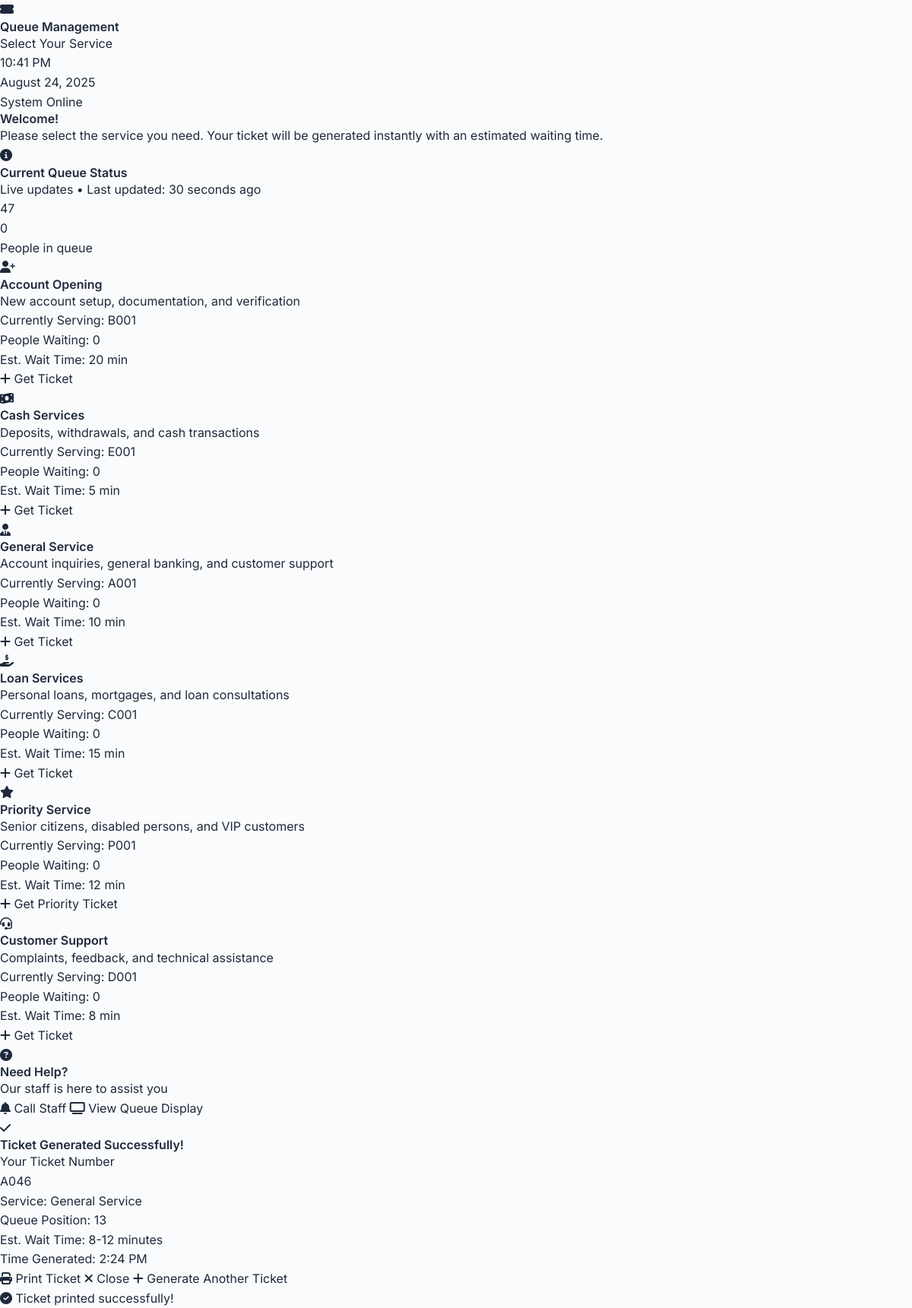
The page /pages/customer_ticket_generation.php on the database its author committed.
### tables this page shows
CREATE TABLE services (
    id INT AUTO_INCREMENT PRIMARY KEY,
    name VARCHAR(100) NOT NULL,
    display_name VARCHAR(100) NOT NULL,
    description TEXT,
    prefix CHAR(1) UNIQUE NOT NULL,  
    estimated_duration INT DEFAULT 10,  
    is_priority BOOLEAN DEFAULT FALSE,
    status ENUM('active', 'inactive') DEFAULT 'active',
    icon_class VARCHAR(50),  
    color_scheme VARCHAR(20),
    created_at TIMESTAMP DEFAULT CURRENT_TIMESTAMP,
    updated_at TIMESTAMP DEFAULT CURRENT_TIMESTAMP ON UPDATE CURRENT_TIMESTAMP
);

### models/Service.php (called while the page is built, shortened)
<?php
class Service {
    private $conn;
    private $table_name = "services";
    public function __construct($db) {
        $this->conn = $db;
    }
    public function get_queue_status() {
        $query = "SELECT s.*, qs.current_serving_number, qs.total_waiting, qs.average_wait_time,
                  COUNT(t.id) as current_queue_count
                  FROM " . $this->table_name . " s
                  LEFT JOIN queue_status qs ON s.id = qs.service_id
                  LEFT JOIN tickets t ON s.id = t.service_id AND t.status = 'waiting'
                  WHERE s.status = 'active'
                  GROUP BY s.id
                  ORDER BY s.name";
        $stmt = $this->conn->prepare($query);
        $stmt->execute();
        return $stmt;
    }
}
?>

### pages/customer_ticket_generation.php (the view, shortened to what this page needs)
<?php
require_once '../models/Service.php';
$database = new Database();
$db = $database->getConnection();
$service = new Service($db);
$services_result = $service->get_queue_status();
$services_data = [];
while ($row = $services_result->fetch()) {
    $services_data[] = $row;
}
$total_queue_query = "SELECT COUNT(*) as total FROM tickets WHERE status = 'waiting'";
$total_queue_stmt = $db->prepare($total_queue_query);
$total_queue_stmt->execute();
$total_in_queue = $total_queue_stmt->fetch()['total'];
?>
<!DOCTYPE html>
<html lang="en">
<head>
    <link rel="stylesheet" href="../css/main.css" />
    <link rel="stylesheet" href="https://cdnjs.cloudflare.com/ajax/libs/font-awesome/6.4.0/css/all.min.css" />
</head>
<body class="bg-background min-h-screen">
    <header class="bg-surface shadow-base border-b border-secondary-200 sticky top-0 z-50">
        <div class="px-6 py-4">
            <div class="flex items-center justify-between">
                <div class="flex items-center space-x-3">
                    <div class="w-12 h-12 bg-primary rounded-lg flex items-center justify-center">
                        <i class="fas fa-ticket-alt text-white text-xl"></i>
                    </div>
                    <div>
                        <h1 class="text-2xl font-semibold text-text-primary">Queue Management</h1>
                        <p class="text-sm text-secondary-500">Select Your Service</p>
                    </div>
                </div>
                <div class="flex items-center space-x-4">
                    <div class="text-right">
                        <p class="text-lg font-semibold text-text-primary" id="currentTime">2:24 PM</p>
                        <p class="text-sm text-secondary-500">August 24, 2025</p>
                    </div>
                    <div class="flex items-center space-x-2">
                        <span class="text-sm text-success font-medium">System Online</span>
                    </div>
                </div>
            </div>
        </div>
    </header>
    <main class="container mx-auto px-6 py-8">
        <div class="text-center mb-8">
            <h2 class="text-4xl font-semibold text-text-primary mb-4">Welcome!</h2>
            <p class="text-xl text-secondary-600 max-w-2xl mx-auto">Please select the service you need. Your ticket will be generated instantly with an estimated waiting time.</p>
        </div>
        <div class="bg-primary-50 rounded-lg p-6 mb-8 border border-primary-100">
            <div class="flex items-center justify-between">
                <div class="flex items-center space-x-3">
                    <div class="w-12 h-12 bg-primary rounded-lg flex items-center justify-center">
                        <i class="fas fa-info-circle text-white text-xl"></i>
                    </div>
                    <div>
                        <h3 class="text-lg font-semibold text-primary">Current Queue Status</h3>
                        <p class="text-sm text-primary-600">Live updates • Last updated: 30 seconds ago</p>
                    </div>
                </div>
                <div class="text-right">
                    <p class="text-2xl font-semibold text-primary">47</p>
                    <p class="text-2xl font-semibold text-primary"><?php echo $total_in_queue; ?></p>
                    <p class="text-sm text-primary-600">People in queue</p>
                </div>
            </div>
        </div>
        <div class="grid grid-cols-1 md:grid-cols-2 lg:grid-cols-3 gap-6 mb-8">
            <?php foreach ($services_data as $service_item): ?>
                <div class="card p-8 hover:shadow-lg transition-smooth cursor-pointer touch-target" onclick="selectService(<?php echo $service_item['id']; ?>, '<?php echo $service_item['prefix']; ?>')">
                    <div class="text-center">
                        <div class="w-20 h-20 bg-primary-100 rounded-full flex items-center justify-center mx-auto mb-4">
                            <i class="<?php echo $service_item['icon_class'] ?? 'fas fa-cog'; ?> text-primary text-3xl"></i>
                        </div>
                        <h3 class="text-2xl font-semibold text-text-primary mb-2"><?php echo htmlspecialchars($service_item['display_name']); ?></h3>
                        <p class="text-secondary-600 mb-4"><?php echo htmlspecialchars($service_item['description'] ?? 'Service description'); ?></p>
                        <div class="bg-secondary-50 rounded-lg p-4 mb-4">
                            <div class="flex justify-between items-center mb-2">
                                <span class="text-sm text-secondary-600">Currently Serving:</span>
                                <span class="text-lg font-semibold text-primary"><?php echo $service_item['current_serving_number'] ?? '---'; ?></span>
                            </div>
                            <div class="flex justify-between items-center mb-2">
                                <span class="text-sm text-secondary-600">People Waiting:</span>
                                <span class="text-lg font-semibold text-warning"><?php echo $service_item['current_queue_count'] ?? 0; ?></span>
                            </div>
                            <div class="flex justify-between items-center">
                                <span class="text-sm text-secondary-600">Est. Wait Time:</span>
                                <span class="text-lg font-semibold text-success"><?php echo $service_item['average_wait_time'] ?? $service_item['estimated_duration']; ?> min</span>
                            </div>
                        </div>
                        <button class="w-full btn btn-primary text-lg py-4">
                            <i class="fas fa-plus mr-2"></i>
                            <?php echo $service_item['is_priority'] ? 'Get Priority Ticket' : 'Get Ticket'; ?>
                        </button>
                    </div>
                </div>
            <?php endforeach; ?>
        </div>
        <div class="bg-surface rounded-lg p-6 shadow-base">
            <div class="flex items-center justify-between">
                <div class="flex items-center space-x-4">
                    <div class="w-12 h-12 bg-secondary-100 rounded-lg flex items-center justify-center">
                        <i class="fas fa-question-circle text-secondary-600 text-xl"></i>
                    </div>
                    <div>
                        <h3 class="text-lg font-semibold text-text-primary">Need Help?</h3>
                        <p class="text-secondary-600">Our staff is here to assist you</p>
                    </div>
                </div>
                <div class="flex space-x-3">
                    <button class="btn btn-secondary" onclick="callStaff()">
                        <i class="fas fa-bell mr-2"></i>
                        Call Staff
                    </button>
                    <button class="btn btn-secondary" onclick="window.location.href='queue_display_screen.html'">
                        <i class="fas fa-tv mr-2"></i>
                        View Queue Display
                    </button>
                </div>
            </div>
        </div>
    </main>
    <div id="ticketModal" class="fixed inset-0 bg-black bg-opacity-50 z-50 hidden flex items-center justify-center p-4">
        <div class="bg-surface rounded-lg max-w-md w-full p-8 text-center">
            <div class="w-20 h-20 bg-success-100 rounded-full flex items-center justify-center mx-auto mb-6">
                <i class="fas fa-check text-success text-3xl"></i>
            </div>
            <h3 class="text-2xl font-semibold text-text-primary mb-4">Ticket Generated Successfully!</h3>
            <div class="bg-primary-50 rounded-lg p-6 mb-6 border-2 border-dashed border-primary">
                <p class="text-sm text-secondary-600 mb-2">Your Ticket Number</p>
                <p class="text-4xl font-semibold text-primary mb-4" id="ticketNumber">A046</p>
                <div class="space-y-2">
                    <div class="flex justify-between">
                        <span class="text-sm text-secondary-600">Service:</span>
                        <span class="text-sm font-medium text-text-primary" id="serviceName">General Service</span>
                    </div>
                    <div class="flex justify-between">
                        <span class="text-sm text-secondary-600">Queue Position:</span>
                        <span class="text-sm font-medium text-text-primary" id="queuePosition">13</span>
                    </div>
                    <div class="flex justify-between">
                        <span class="text-sm text-secondary-600">Est. Wait Time:</span>
                        <span class="text-sm font-medium text-success" id="waitTime">8-12 minutes</span>
                    </div>
                    <div class="flex justify-between">
                        <span class="text-sm text-secondary-600">Time Generated:</span>
                        <span class="text-sm font-medium text-text-primary" id="generatedTime">2:24 PM</span>
                    </div>
                </div>
            </div>
            <div class="space-y-3">
                <button class="w-full btn btn-primary" onclick="printTicket()">
                    <i class="fas fa-print mr-2"></i>
                    Print Ticket
                </button>
                <button class="w-full btn btn-secondary" onclick="closeModal()">
                    <i class="fas fa-times mr-2"></i>
                    Close
                </button>
                <button class="w-full btn btn-secondary" onclick="generateAnother()">
                    <i class="fas fa-plus mr-2"></i>
                    Generate Another Ticket
                </button>
            </div>
        </div>
    </div>
    <div id="successToast" class="fixed top-4 right-4 bg-success text-white px-6 py-4 rounded-lg shadow-lg z-50 hidden">
        <div class="flex items-center space-x-3">
            <i class="fas fa-check-circle"></i>
            <span>Ticket printed successfully!</span>
        </div>
    </div>
</body>
</html>

### css/main.css (style rules this page uses)
html, :host { line-height: 1.5; -webkit-text-size-adjust: 100%; -moz-tab-size: 4; -o-tab-size: 4; tab-size: 4; font-family: Inter, sans-serif; font-feature-settings: normal; font-variation-settings: normal; -webkit-tap-highlight-color: transparent; }
body { margin: 0; line-height: inherit; }
h1, h2, h3, h4, h5, h6 { font-size: inherit; font-weight: inherit; }
button, input, optgroup, select, textarea { font-family: inherit; font-feature-settings: inherit; font-variation-settings: inherit; font-size: 100%; font-weight: inherit; line-height: inherit; letter-spacing: inherit; color: inherit; margin: 0; padding: 0; }
button, select { text-transform: none; }
button, input:where([type='button']), input:where([type='reset']), input:where([type='submit']) { -webkit-appearance: button; background-color: transparent; background-image: none; }
blockquote, dl, dd, h1, h2, h3, h4, h5, h6, hr, figure, p, pre { margin: 0; }
button, [role="button"] { cursor: pointer; }
body { font-family: 'Inter', sans-serif; background-color: var(--color-background); color: var(--color-text-primary); line-height: 1.6; }
h1, h2, h3, h4, h5, h6 { font-family: 'Inter', sans-serif; font-weight: 600; line-height: 1.2; }
:root { --color-primary: #2563EB; --color-primary-50: #EFF6FF; --color-primary-100: #DBEAFE; --color-primary-500: #3B82F6; --color-primary-600: #2563EB; --color-primary-700: #1D4ED8; --color-primary-900: #1E3A8A; --color-secondary: #64748B; --color-secondary-100: #F1F5F9; --color-secondary-200: #E2E8F0; --color-secondary-300: #CBD5E1; --color-secondary-400: #94A3B8; --color-secondary-500: #64748B; --color-secondary-600: #475569; --color-secondary-700: #334155; --color-accent: #F59E0B; --color-accent-100: #FEF3C7; --color-accent-500: #F59E0B; --color-accent-600: #D97706; --color-background: #FAFBFC; --color-surface: #FFFFFF; --color-text-primary: #1E293B; --color-text-secondary: #64748B; --color-success: #10B981; --color-success-100: #D1FAE5; --color-success-500: #10B981; --color-success-600: #059669; --color-warning: #F59E0B; --color-warning-100: #FEF3C7; --color-warning-500: #F59E0B; --color-error: #EF4444; --color-error-100: #FEE2E2; --color-error-500: #EF4444; --color-error-600: #DC2626; --shadow-sm: 0 1px 2px 0 rgba(0, 0, 0, 0.05); --shadow-base: 0 1px 3px 0 rgba(0, 0, 0, 0.1), 0 1px 2px 0 rgba(0, 0, 0, 0.06); --shadow-md: 0 4px 6px -1px rgba(0, 0, 0, 0.1), 0 2px 4px -1px rgba(0, 0, 0, 0.06); --shadow-lg: 0 10px 15px -3px rgba(0, 0, 0, 0.1), 0 4px 6px -2px rgba(0, 0, 0, 0.05); --shadow-xl: 0 20px 25px -5px rgba(0, 0, 0, 0.1), 0 10px 10px -5px rgba(0, 0, 0, 0.04); --shadow-floating: 0 10px 25px rgba(0, 0, 0, 0.1); --shadow-button: 0 4px 12px rgba(0, 0, 0, 0.1); --transition-fast: 150ms cubic-bezier(0.4, 0, 0.2, 1); --transition-base: 200ms cubic-bezier(0.4, 0, 0.2, 1); --transition-slow: 300ms cubic-bezier(0.4, 0, 0.2, 1); }

### rows shown on the page
services: display_name "Account Opening", description "New account setup, documentation, and verification", current_serving_number "B001", current_queue_count "0", average_wait_time "20", is_priority "Get Ticket"
services: display_name "Cash Services", description "Deposits, withdrawals, and cash transactions", current_serving_number "E001", current_queue_count "0", average_wait_time "5", is_priority "Get Ticket"
services: display_name "General Service", description "Account inquiries, general banking, and customer support", current_serving_number "A001", current_queue_count "0", average_wait_time "10", is_priority "Get Ticket"
services: display_name "Loan Services", description "Personal loans, mortgages, and loan consultations", current_serving_number "C001", current_queue_count "0", average_wait_time "15", is_priority "Get Ticket"
services: display_name "Priority Service", description "Senior citizens, disabled persons, and VIP customers", current_serving_number "P001", current_queue_count "0", average_wait_time "12", is_priority "Get Priority Ticket"
services: display_name "Customer Support", description "Complaints, feedback, and technical assistance", current_serving_number "D001", current_queue_count "0", average_wait_time "8", is_priority "Get Ticket"

### other values the page prints
$total_in_queue "0"
